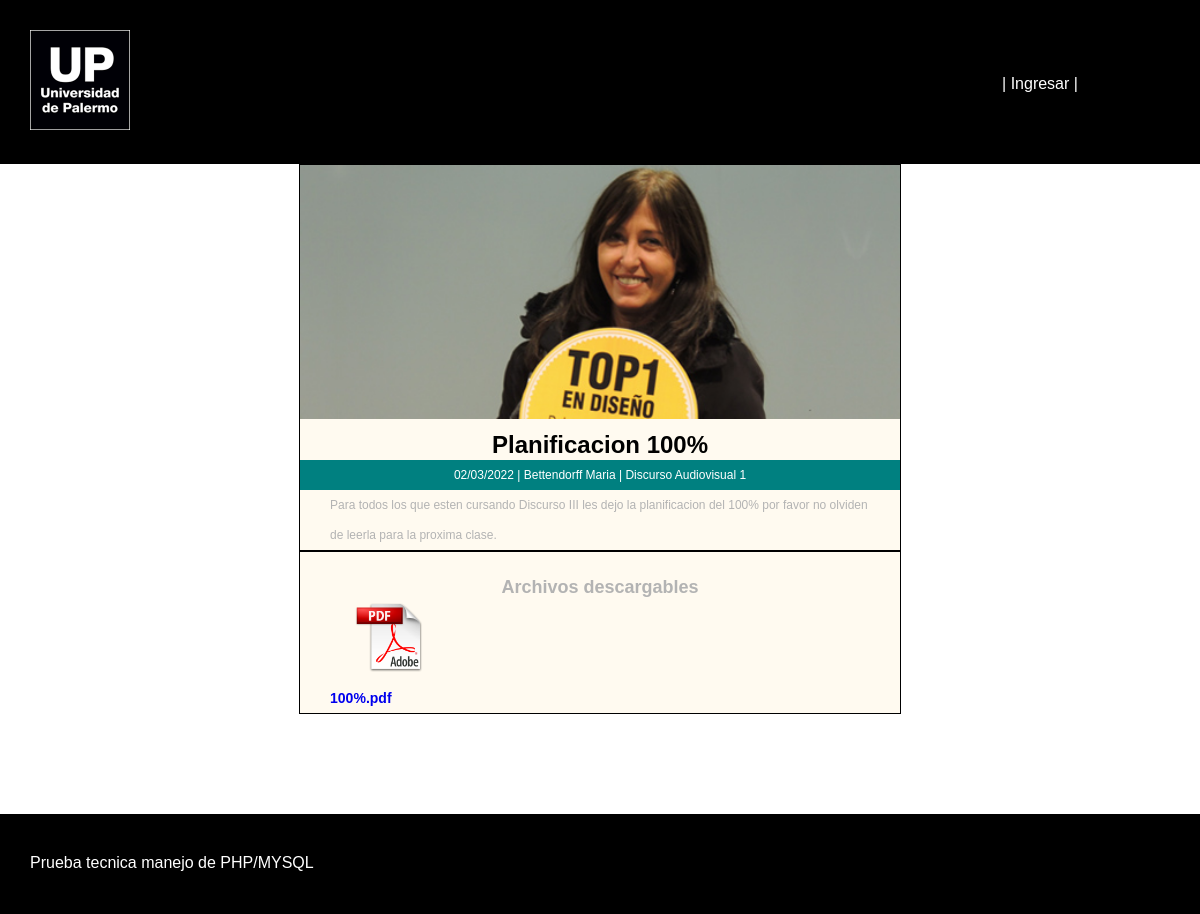
/detalle.php?id=17, run on the app's committed database.
### tables this page shows
CREATE TABLE `blogs` (
  `id` int(11) NOT NULL,
  `titulo` varchar(45) NOT NULL,
  `cuerpo` text NOT NULL,
  `fecha` timestamp NOT NULL DEFAULT current_timestamp() ON UPDATE current_timestamp(),
  `id_docentes` int(11) NOT NULL
);

CREATE TABLE `docentes` (
  `id` int(11) NOT NULL,
  `nombre` varchar(45) NOT NULL,
  `apellido` varchar(45) NOT NULL,
  `email` varchar(45) NOT NULL,
  `pass` text NOT NULL,
  `imagen` varchar(45) NOT NULL
);

CREATE TABLE `catedras` (
  `id` int(11) NOT NULL,
  `nombre` varchar(45) NOT NULL,
  `id_docentes` int(11) NOT NULL
);

CREATE TABLE `archivos` (
  `id` int(11) NOT NULL,
  `nombre` varchar(45) NOT NULL,
  `id_blogs` int(11) NOT NULL
);

### detalle.php (called while the page is built, shortened)
<?php
$admin = FALSE;
include("./includes/functions.php");
include("./includes/header.php");
if(isset($_GET['id'])){
    $con = conectar();
    $sql = "SELECT blogs.id AS id_blog,titulo,cuerpo,fecha,docentes.nombre,apellido,imagen, catedras.nombre AS nombreCatedra FROM blogs INNER JOIN docentes INNER JOIN catedras ON blogs.id=".$_GET['id']." AND docentes.id=blogs.id_docentes AND catedras.id_docentes=blogs.id_docentes";
    if($query = mysqli_query($con,$sql)){
        $row = mysqli_fetch_assoc($query);
        $fecha = ordenarFecha($row['fecha']);
    } else {
        echo "<h1>Error de consulta</h1>";
    }
    $sql2= "SELECT nombre FROM archivos WHERE id_blogs=".$_GET['id']."";
       if(!$query2 = mysqli_query($con,$sql2)){
        echo "<h1>Error de consulta</h1>";
    }
} else {
    header("Location: http://localhost/pruebaPHP");
}
include("./includes/detalle-blog.php");
include("./includes/footer.php");
?>

### includes/functions.php (called while the page is built, shortened)
<?php
    function ordenarFecha($fechaOriginal){
    $fecha = new DateTime($fechaOriginal);
    return $fecha->format('d/m/Y');;
    }
?>

### includes/detalle-blog.php (the view, shortened to what this page needs)
<div class="principal size ">
<div class="box3 fondo3">
    <img class="imagen1" src="<?php if($admin){ echo "..";} else {echo ".";} ?>/upload/docentes/<?php echo $row['imagen']?>" alt="">
    <h1 class="text-center cBlack"><?php echo $row['titulo']?></h2>
    <p class="text-center rta-0x004"><?php echo $fecha." | ".$row['nombre']."  ".$row['apellido']." | ".$row['nombreCatedra']?></p>    <p class="text1"><?php echo $row['cuerpo']?></p>
</div>
<div class="box3 fondo3 over">
    <h2 class="text-center margin20">Archivos descargables</h2>
    <?php while($archivos = mysqli_fetch_array($query2,MYSQLI_ASSOC)){;?>
    <a href="http://localhost/pruebaPHP/upload/archivos/<?php echo $archivos['nombre']?>" download="<?php echo $archivos['nombre']?>">
        <div class="floatL marginl30">
            <img class="pdf" src="<?php if($admin){ echo "..";} else {echo ".";} ?>/recursos/pdf-icon.png" alt="">
            <h3><?php echo $archivos['nombre'] ?></h3>
        </div>
    </a>
    <?php } ?>
    </div>
</div>

### css/styles.css (style rules this page uses)
* { margin: 0; font-family: Arial, Helvetica, sans-serif; }
h1 { text-align: center; }
@media (min-width:700px) { .box3 { width: 50%; margin: auto auto; } }
.margin20 { margin-top:20px; }
.text-center { text-align: center; }
.principal { font-family:"Open Sans", Helvetica, Arial, sans-serif; font-weight:300; font-size: 12px; line-height:30px; color:rgb(179, 179, 179); }
.size { min-height: 650px; }
.text1 { width: 90%; margin: auto auto; }
.fondo3 { background-color: floralwhite; }
.imagen1 { width: 100%; }
.box3 { border: 1px solid black; }
.pdf { width: 70px; margin-left: 25px; }
.floatL { float: left; }
.marginl30 { margin-left: 30px; }
.over { overflow: hidden; }
.rta-0x004,.rta-0x005,.rta-0x007 { color: white; background-color: teal; }
.cBlack { color: black !important; }

### data on the page
blogs: id_docentes.imagen (picture), titulo "Planificacion 100%", fecha "02/03/2022", id_docentes.nombre "Bettendorff", id_docentes.apellido "Maria", catedras.nombre "Discurso Audiovisual 1", cuerpo "Para todos los que esten cursando Discurso III les dejo la planificacion del 100% por favor no olviden de leerla para la proxima clase."
archivos: nombre "100%.pdf"
